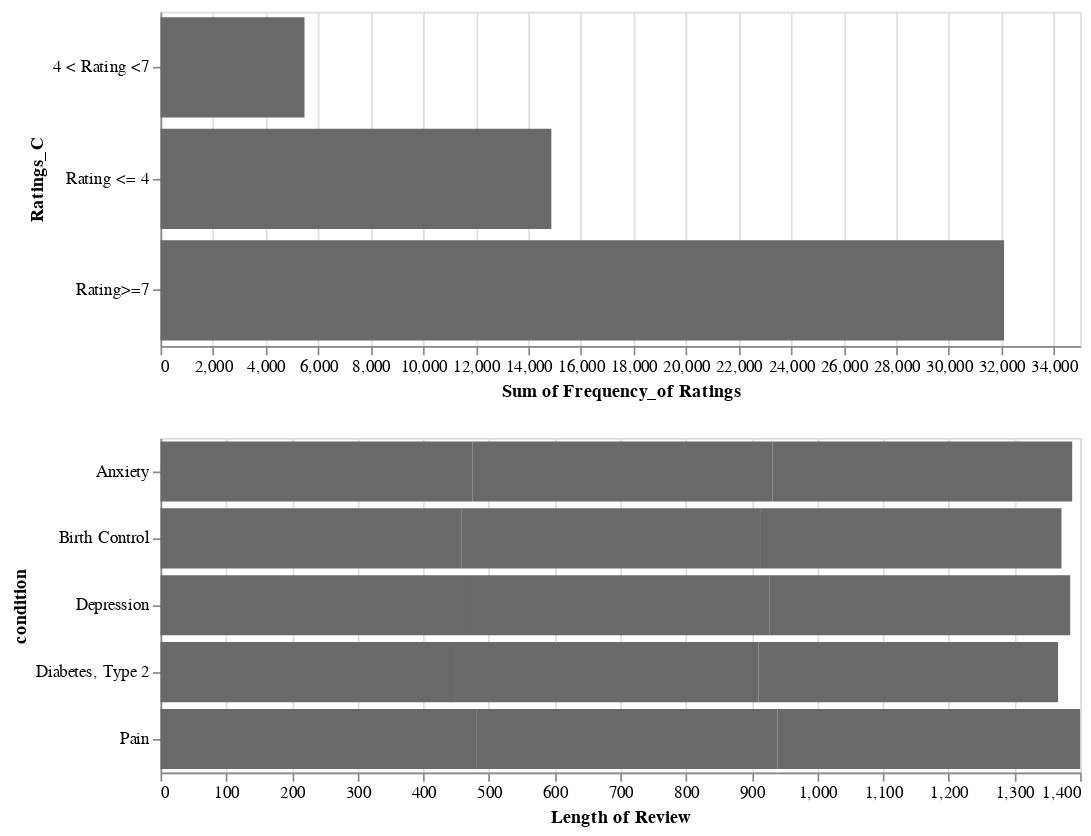

The code cell stored with this chart in its notebook:
### Code cell
#Visulalization

brush = alt.selection(type='single', encodings=['y'], on='mouseover', nearest=True)

main = alt.Chart().mark_bar().encode(
x='sum(Frequency_of Ratings)',
y= 'Ratings_C:O',
color= alt.ColorValue("dimgrey")).add_selection(brush).interactive().properties(width=550, height=200)


bars= alt.Chart().mark_bar().encode(
y='condition:O',
color=alt.condition(brush, alt.ColorValue("dimgrey"), alt.ColorValue("grey")),

x='Length of Review').transform_filter(brush).properties(selection=brush, width=550, height=200)

alt.vconcat(main, bars, data= vis_condition_df.reset_index(level=[0,1]))

### Figure 1 — Vega-Lite specification as saved in the notebook (floating-point values rounded to 4 significant figures)
{"$schema": "https://vega.github.io/schema/vega-lite/v2.6.0.json", "config": {"view": {"height": 300, "width": 400}}, "data": {"name": "data-4031a9090fbbca71166b649af6162ecc"}, "datasets": {"data-4031a9090fbbca71166b649af6162ecc": [{"Frequency_of Ratings": 358, "Length of Review": 474.8, "Ratings_C": "4 < Rating <7", "condition": "Anxiety"}, {"Frequency_of Ratings": 3589, "Length of Review": 458.6, "Ratings_C": "4 < Rating <7", "condition": "Birth Control"}, {"Frequency_of Ratings": 854, "Length of Review": 468.2, "Ratings_C": "4 < Rating <7", "condition": "Depression"}, {"Frequency_of Ratings": 287, "Length of Review": 446.9, "Ratings_C": "4 < Rating <7", "condition": "Diabetes, Type 2"}, {"Frequency_of Ratings": 392, "Length of Review": 480.5, "Ratings_C": "4 < Rating <7", "condition": "Pain"}, {"Frequency_of Ratings": 1023, "Length of Review": 457.1, "Ratings_C": "Rating <= 4", "condition": "Anxiety"}, {"Frequency_of Ratings": 10077, "Length of Review": 455.5, "Ratings_C": "Rating <= 4", "condition": "Birth Control"}, {"Frequency_of Ratings": 2007, "Length of Review": 459.3, "Ratings_C": "Rating <= 4", "condition": "Depression"}, {"Frequency_of Ratings": 727, "Length of Review": 463.5, "Ratings_C": "Rating <= 4", "condition": "Diabetes, Type 2"}, {"Frequency_of Ratings": 1041, "Length of Review": 458.8, "Ratings_C": "Rating <= 4", "condition": "Pain"}, {"Frequency_of Ratings": 4523, "Length of Review": 456.0, "Ratings_C": "Rating>=7", "condition": "Anxiety"}, {"Frequency_of Ratings": 15122, "Length of Review": 457.5, "Ratings_C": "Rating>=7", "condition": "Birth Control"}, {"Frequency_of Ratings": 6208, "Length of Review": 457.5, "Ratings_C": "Rating>=7", "condition": "Depression"}, {"Frequency_of Ratings": 1540, "Length of Review": 456.0, "Ratings_C": "Rating>=7", "condition": "Diabetes, Type 2"}, {"Frequency_of Ratings": 4712, "Length of Review": 460.6, "Ratings_C": "Rating>=7", "condition": "Pain"}]}, "vconcat": [{"encoding": {"color": {"value": "dimgrey"}, "x": {"aggregate": "sum", "field": "Frequency_of Ratings", "type": "quantitative"}, "y": {"field": "Ratings_C", "type": "ordinal"}}, "height": 200, "mark": "bar", "selection": {"selector007": {"empty": "all", "encodings": ["y"], "nearest": true, "on": "mouseover", "resolve": "global", "type": "single"}, "selector008": {"bind": "scales", "encodings": ["x", "y"], "mark": {"fill": "#333", "fillOpacity": 0.125, "stroke": "white"}, "on": "[mousedown, window:mouseup] > window:mousemove!", "resolve": "global", "translate": "[mousedown, window:mouseup] > window:mousemove!", "type": "interval", "zoom": "wheel!"}}, "width": 550}, {"encoding": {"color": {"condition": {"selection": "selector007", "value": "dimgrey"}, "value": "grey"}, "x": {"field": "Length of Review", "type": "quantitative"}, "y": {"field": "condition", "type": "ordinal"}}, "height": 200, "mark": "bar", "selection": {"selector007": {"empty": "all", "encodings": ["y"], "nearest": true, "on": "mouseover", "resolve": "global", "type": "single"}}, "transform": [{"filter": {"selection": "selector007"}}], "width": 550}]}
